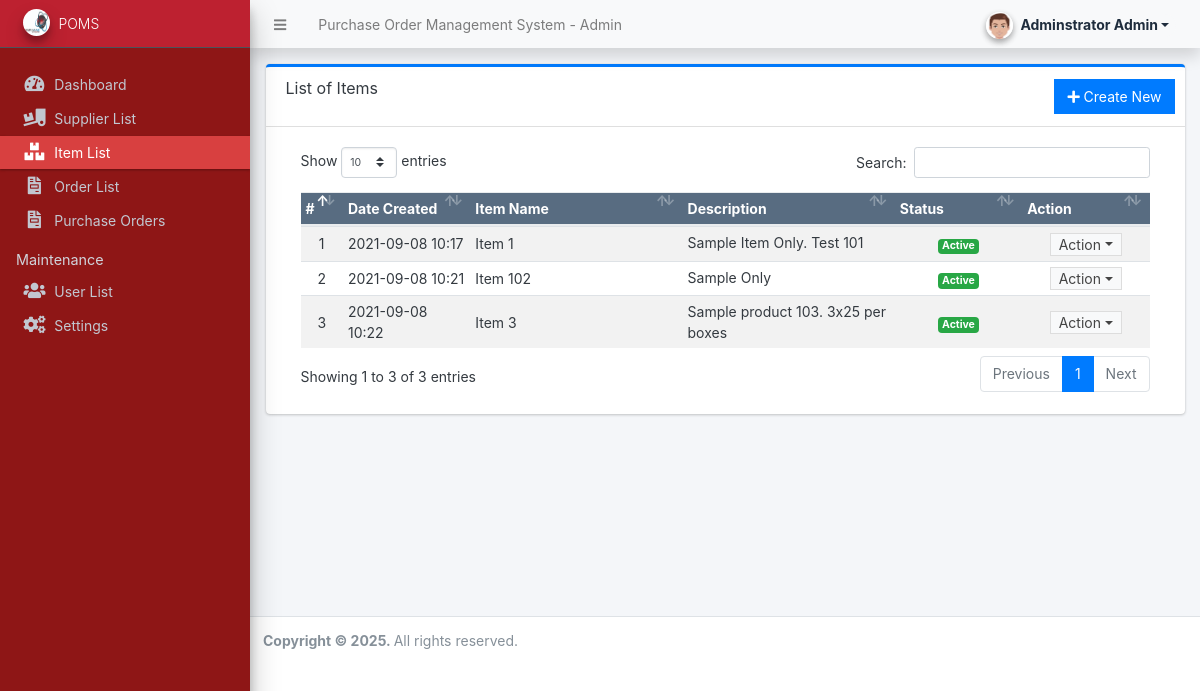
Screenshot of /admin/?page=items (signed in) with the database file from the repository.
### tables this page shows
CREATE TABLE `item_list` (
  `id` int(30) NOT NULL,
  `name` varchar(250) NOT NULL,
  `description` text NOT NULL,
  `status` tinyint(1) NOT NULL DEFAULT 0 COMMENT ' 1 = Active, 0 = Inactive',
  `date_created` datetime NOT NULL DEFAULT current_timestamp()
);

### admin/items/index.php (the view, shortened to what this page needs)
<div class="card card-outline card-primary">
	<div class="card-header">
		<h3 class="card-title">List of Items</h3>
		<div class="card-tools">
			<a href="javascript:void(0)" id="create_new" class="btn btn-flat btn-primary"><span class="fas fa-plus"></span>  Create New</a>
		</div>
	</div>
	<div class="card-body">
		<div class="container-fluid">
        <div class="container-fluid">
			<table class="table table-hover table-striped">
				<colgroup>
					<col width="5%">
					<col width="15%">
					<col width="25%">
					<col width="25%">
					<col width="15%">
					<col width="15%">
				</colgroup>
				<thead>
					<tr class="bg-navy disabled">
						<th>#</th>
						<th>Date Created</th>
						<th>Item Name</th>
						<th>Description</th>
						<th>Status</th>
						<th>Action</th>
					</tr>
				</thead>
				<tbody>
					<?php
					$i = 1;
					$qry = $conn->query("SELECT * from `item_list` order by (`name`) asc ");
					while($row = $qry->fetch_assoc()):
						$row['description'] = html_entity_decode($row['description']);
					?>
						<tr>
							<td class="text-center"><?php echo $i++; ?></td>
							<td><?php echo date("Y-m-d H:i",strtotime($row['date_created'])) ?></td>
							<td><?php echo $row['name'] ?></td>
							<td class='truncate-3' title="<?php echo $row['description'] ?>"><?php echo $row['description'] ?></td>
							<td class="text-center">
								<?php if($row['status'] == 1): ?>
									<span class="badge badge-success">Active</span>
								<?php else: ?>
									<span class="badge badge-secondary">Inactive</span>
								<?php endif; ?>
							</td>
							<td align="center">
								 <button type="button" class="btn btn-flat btn-default btn-sm dropdown-toggle dropdown-icon py-0" data-toggle="dropdown">
				                  		Action
				                  </button>
							</td>
						</tr>
					<?php endwhile; ?>
				</tbody>
			</table>
		</div>
		</div>
	</div>
</div>

### rows the page displays
item_list: date_created "2021-09-08 10:17", name "Item 1", description "Sample Item Only. Test 101", status "Active"
item_list: date_created "2021-09-08 10:21", name "Item 102", description "Sample Only", status "Active"
item_list: date_created "2021-09-08 10:22", name "Item 3", description "Sample product 103. 3x25 per boxes", status "Active"

### other values shown
$_settings->info('name') "Purchase Order Management System"
$_settings->userdata('firstname').' '.$_settings->userdata('lastname') "Adminstrator Admin"
$_settings->info('short_name') "POMS"
